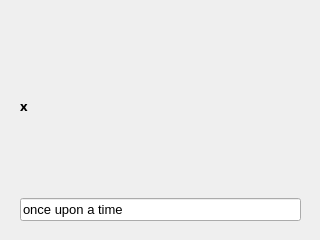
<?xml version="1.0" encoding="UTF-8"?>
<ui version="4.0">
 <class>Form</class>
 <widget class="QWidget" name="Form">
  <property name="geometry">
   <rect>
    <x>0</x>
    <y>0</y>
    <width>320</width>
    <height>240</height>
   </rect>
  </property>
  <property name="font">
   <font>
    <pointsize>10</pointsize>
   </font>
  </property>
  <property name="windowTitle">
   <string>WordKiller</string>
  </property>
  <widget class="QWidget" name="verticalLayoutWidget">
   <property name="geometry">
    <rect>
     <x>20</x>
     <y>20</y>
     <width>281</width>
     <height>201</height>
    </rect>
   </property>
   <layout class="QVBoxLayout" name="verticalLayout">
    <item>
     <widget class="QLabel" name="label">
      <property name="font">
       <font>
        <family>微软雅黑</family>
        <pointsize>10</pointsize>
        <weight>75</weight>
        <bold>true</bold>
       </font>
      </property>
      <property name="text">
       <string>x</string>
      </property>
     </widget>
    </item>
    <item>
     <widget class="QLineEdit" name="lineEdit">
      <property name="text">
       <string>once upon a time</string>
      </property>
      <property name="echoMode">
       <enum>QLineEdit::Normal</enum>
      </property>
      <property name="alignment">
       <set>Qt::AlignLeading|Qt::AlignLeft|Qt::AlignVCenter</set>
      </property>
     </widget>
    </item>
   </layout>
  </widget>
 </widget>
 <resources/>
 <connections>
  <connection>
   <sender>lineEdit</sender>
   <signal>returnPressed()</signal>
   <receiver>label</receiver>
   <slot>clear()</slot>
   <hints>
    <hint type="sourcelabel">
     <x>160</x>
     <y>209</y>
    </hint>
    <hint type="destinationlabel">
     <x>160</x>
     <y>107</y>
    </hint>
   </hints>
  </connection>
 </connections>
</ui>
